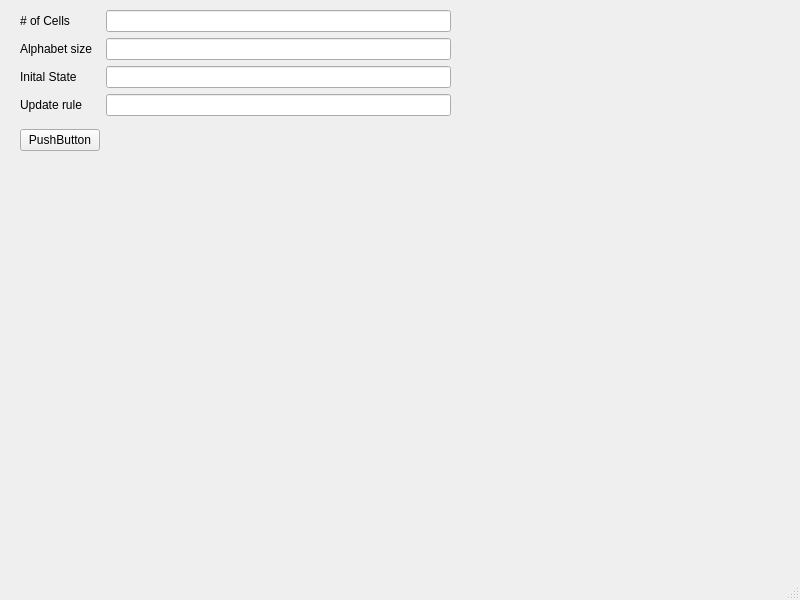
<?xml version="1.0" encoding="UTF-8"?>
<ui version="4.0">
 <class>MainWindow</class>
 <widget class="QMainWindow" name="MainWindow">
  <property name="geometry">
   <rect>
    <x>0</x>
    <y>0</y>
    <width>800</width>
    <height>600</height>
   </rect>
  </property>
  <property name="windowTitle">
   <string>MainWindow</string>
  </property>
  <widget class="QWidget" name="centralwidget">
   <widget class="QWidget" name="gridLayoutWidget">
    <property name="geometry">
     <rect>
      <x>20</x>
      <y>10</y>
      <width>431</width>
      <height>148</height>
     </rect>
    </property>
    <layout class="QGridLayout" name="gridLayout">
     <item row="5" column="0">
      <widget class="QPushButton" name="pushButton">
       <property name="text">
        <string>PushButton</string>
       </property>
       <property name="autoDefault">
        <bool>false</bool>
       </property>
      </widget>
     </item>
     <item row="5" column="2">
      <spacer name="verticalSpacer">
       <property name="orientation">
        <enum>Qt::Vertical</enum>
       </property>
       <property name="sizeHint" stdset="0">
        <size>
         <width>20</width>
         <height>40</height>
        </size>
       </property>
      </spacer>
     </item>
     <item row="1" column="0">
      <widget class="QLabel" name="label_2">
       <property name="text">
        <string>Alphabet size</string>
       </property>
      </widget>
     </item>
     <item row="3" column="0">
      <widget class="QLabel" name="label_3">
       <property name="text">
        <string>Update rule</string>
       </property>
      </widget>
     </item>
     <item row="0" column="2">
      <widget class="QLineEdit" name="cell_number"/>
     </item>
     <item row="0" column="0">
      <widget class="QLabel" name="label">
       <property name="text">
        <string># of Cells</string>
       </property>
      </widget>
     </item>
     <item row="1" column="2">
      <widget class="QLineEdit" name="Aplhabet_size"/>
     </item>
     <item row="3" column="2">
      <widget class="QLineEdit" name="Update_rule"/>
     </item>
     <item row="2" column="0">
      <widget class="QLabel" name="label_4">
       <property name="text">
        <string>Inital State</string>
       </property>
      </widget>
     </item>
     <item row="2" column="2">
      <widget class="QLineEdit" name="Inital_state"/>
     </item>
    </layout>
   </widget>
  </widget>
  <widget class="QStatusBar" name="statusbar"/>
 </widget>
 <resources/>
 <connections/>
</ui>
